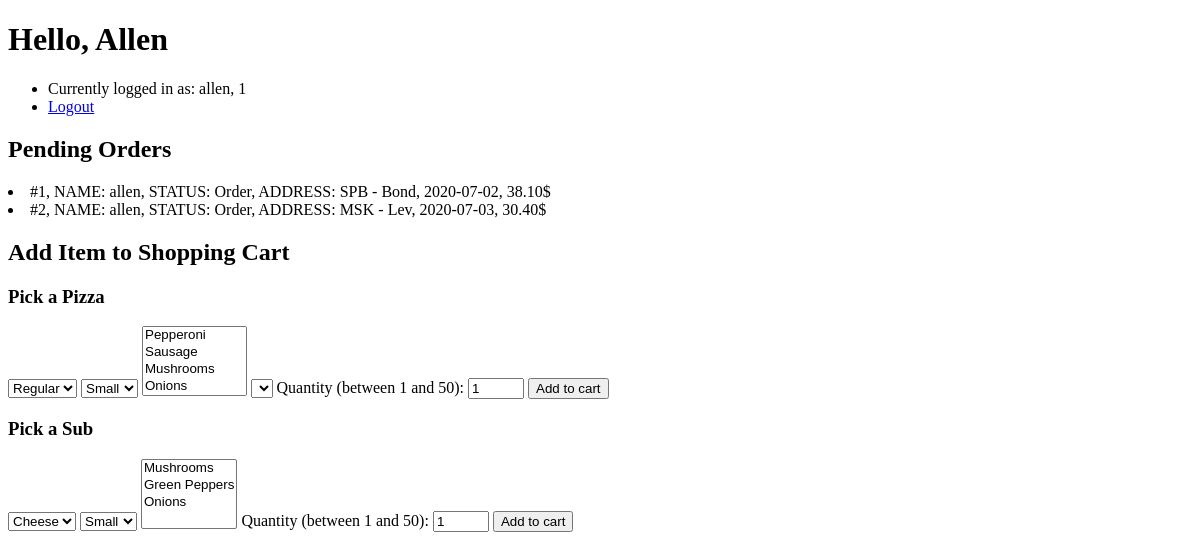
The app's page / (signed in), older data.
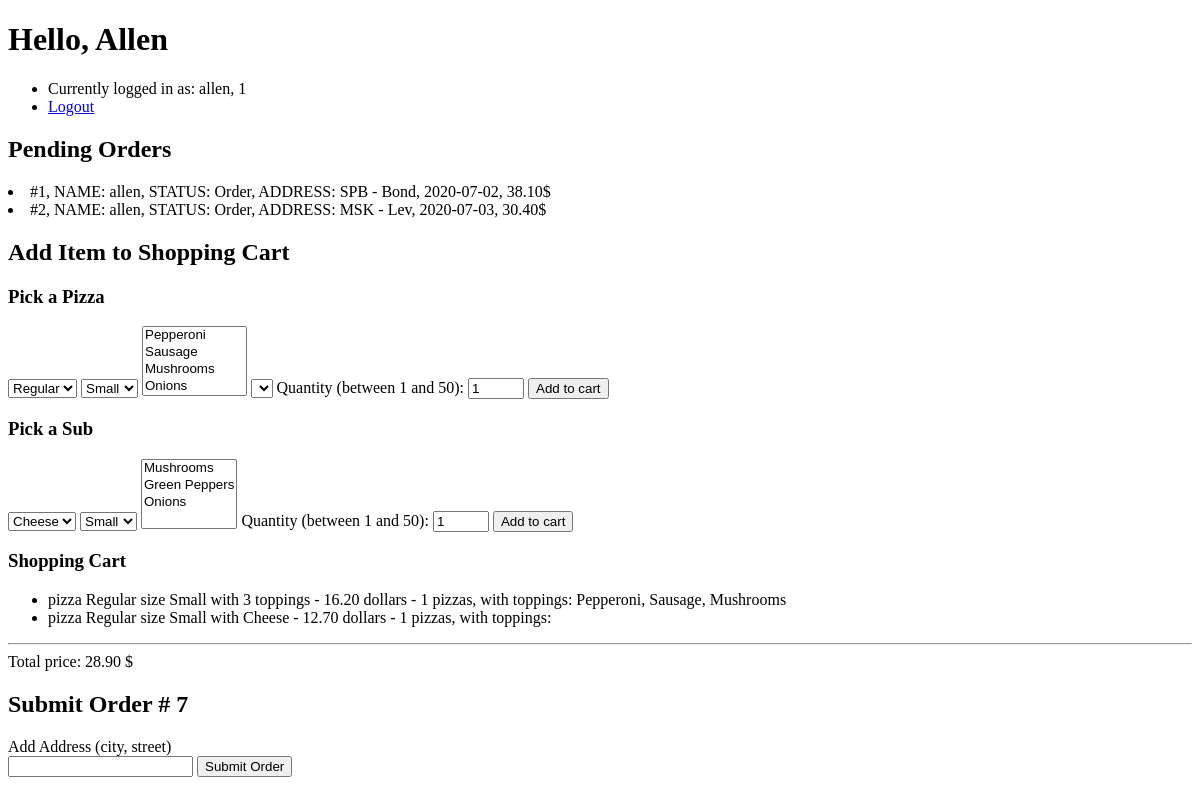
The same page, newer data.
### orders/models.py (models this page shows)
class Order(models.Model):
    user = models.ForeignKey(
        settings.AUTH_USER_MODEL,
        on_delete=models.CASCADE,
        blank=True
        )
    status = models.ForeignKey(Order_status, on_delete=models.CASCADE, blank=True)
    address = models.CharField(max_length=64, blank=True)
    date = models.DateField(auto_now=True)
    price = models.DecimalField(max_digits=7,decimal_places=2, blank=True, null=True)
    def __str__(self):
        return f"#{self.id}, NAME: {self.user}, STATUS: {self.status}, ADDRESS: {self.address}, {self.date}, {self.price}$"

class Order_status(models.Model):
    name = models.CharField(max_length=64, blank=True)
    def __str__(self):
        return f"{self.name}"

class Pizza_order_item(models.Model):
    pizza = models.ForeignKey(Pizza, on_delete=models.CASCADE, blank=True, )
    toppings = models.ManyToManyField(Pizza_topping, blank=True)
    count = models.IntegerField()
    order = models.ForeignKey(Order, on_delete=models.CASCADE, related_name="pizzas")
    def __str__(self):
        return f"{self.pizza} - {self.count} pizzas, with toppings: " + ", ".join([a.topping for a in self.toppings.all()]) #

class Pizza(models.Model):
    name = models.ForeignKey(Pizza_name, on_delete=models.CASCADE)
    size = models.ForeignKey(Pizza_size, on_delete=models.CASCADE)
    combo = models.ForeignKey(Pizza_topping_combo, on_delete=models.CASCADE)
    price = models.DecimalField(max_digits=5,decimal_places=2)
    def __str__(self):
        return f"pizza {self.name} size {self.size} with {self.combo} - {self.price} dollars"

class Pizza_name(models.Model):
    name = models.CharField(max_length=64)
    def __str__(self):
        return f"{self.name}"

class Pizza_size(models.Model):
    size = models.CharField(max_length=64)
    def __str__(self):
        return f"{self.size}"

class Pizza_topping_combo(models.Model):
    combo = models.CharField(max_length=64)
    count = models.IntegerField()
    def __str__(self):
        return f"{self.combo}"

class Pizza_topping(models.Model):
    topping = models.CharField(max_length=64)
    def __str__(self):
        return f"{self.topping}"

### orders/views.py (the view)
# urls.py: path("", views.index, name="index"), # Links to Login page and Register page, if signed in - redirect to user page
def index(request):
    if not request.user.is_authenticated:
        return render(request, "orders/index.html", {"message": None})
    context = {
        "pizzas": Pizza.objects.all(),
        "pizza_names": Pizza_name.objects.all(),
        "pizza_sizes": Pizza_size.objects.all(),
        "pizza_topping_combos": Pizza_topping_combo.objects.all(),
        "pizza_toppings": Pizza_topping.objects.all(),
        "cart": Order.objects.filter(user=request.user, status=1),
        "pending_orders": Order.objects.filter(user=request.user, status = 2),
        "delivered_orders": Order.objects.filter(user=request.user, status = 3),
        "user": request.user,
        "subs": Sub.objects.all(),
        "sub_names": Sub_name.objects.all(),
        "sub_sizes": Sub_size.objects.all(),
        "sub_add_ons": Sub_add_on.objects.all()
    }
    return render(request, "orders/user.html", context)

### orders/models.py (called while the page is built)
    def __str__(self):
        return f"{self.name}"

    def __str__(self):
        return f"{self.size}"

    def __str__(self):
        return f"{self.add_on}"

### orders/templates/orders/user.html (shortened to what this page needs)
{% extends "orders/base.html" %}
{% block body %}
    <h1>Hello, {{ user.first_name }}</h1>
    <ul>
        <li>Currently logged in as: {{ user.username}}, {{ user.id }}</li>
        <li><a href="{% url 'logout' %}">Logout</a></li>
    </ul>
    {% if pending_orders %}
        <h2>Pending Orders</h2>
        {% for order in pending_orders %}
        <li>
            {{ order }}
        </li>
        {% endfor %}
    {% endif %}
    <h2>Add Item to Shopping Cart</h2>
    {% if pizzas %}
        <h3>Pick a Pizza</h3>
        <form id="pizza_form" action="{% url 'cart' %}" method="post">
            <select id="pizza_name" name="pizza_name">
                {% for pizza_name in pizza_names %}
                    <option value="{{ pizza_name.id }}">{{ pizza_name }}</option>
                {% endfor %}
            </select>
            <select id="pizza_size" name="pizza_size">
                {% for pizza_size in pizza_sizes %}
                    <option value="{{ pizza_size.id }}">{{ pizza_size }}</option>
                {% endfor %}
            </select>
            <select id="pizza_toppings" name="pizza_toppings" multiple>
                {% for pizza_topping in pizza_toppings %}
                <option value="{{ pizza_topping.id }}">{{ pizza_topping }}</option>
                {% endfor %}
            </select>
            <select name="pizza_topping_combo">
                <option id="pizza_topping_combo"></option>
            </select>
            <label for="count">Quantity (between 1 and 50):</label>
            <input type="number" id="quantity" name="count" min="1" max="50" value="1">
            <input type="submit" value="Add to cart"/>
        </form>
    {% endif %}
    {% if subs %}
        <h3>Pick a Sub</h3>
        <form id="sub_form" action="{% url 'cart' %}" method="POST">
            <select name="sub_name">
                {% for sub_name in sub_names %}
                    <option value="{{ sub_name.id }}">{{ sub_name }}</option>
                {% endfor %}
            </select>
            <select name="sub_size">
                {% for sub_size in sub_sizes %}
                    <option value="{{ sub_size.id }}">{{ sub_size }} </option>"
                {% endfor %}
            </select>
            <select name="sub_add_on" multiple>
                {% for sub_add_on in sub_add_ons %}
                    <option value="{{ sub_add_on.id }}">{{ sub_add_on }} </option>"
                {% endfor %}
            </select>
            <label for="count">Quantity (between 1 and 50):</label>
            <input type="number" id="quantity" name="count" min="1" max="50" value="1">
            <input type="submit" value="Add to cart"/>
        </form>
    {% endif %}
    {% if cart %}
        <h3>Shopping Cart</h3>
        <ul>
            {% for unit in cart %}
                {% for pizza in unit.pizzas.all %}
                    <li>{{ pizza }}</li>
                {% endfor %}
            {% endfor %}
        </ul>
        <hr>
        <span id="total_price">Total price: {{ cart.0.price }} $</span>
        <h2>Submit Order # {{ cart.0.id }} </h2>
        <form action="{% url 'order' cart.0.id %}" method="post">
            <label for="address">Add Address (city, street)</label><br>
            <input id="address" name="address" type="text"/>
            <input type="submit" value="Submit Order"/>
        </form>
    {% endif %}
{% endblock %}

Row changes from the older to the newer data that the page shows:
added Order: price "28.90", id "7"
added Pizza_order_item: pizza+count+id "pizza Regular size Small with 3 toppings - 16.20 dollars - 1 pizzas, with toppings: Pepperoni, Sausage, Mushrooms"
added Pizza_order_item: pizza+count+id "pizza Regular size Small with Cheese - 12.70 dollars - 1 pizzas, with toppings:"
Text that changed along with them:
form field value: (not shown) → "Submit Order"
text now shown: "Shopping Cart Total price: $ Submit Order # Add Address (city, street)"
